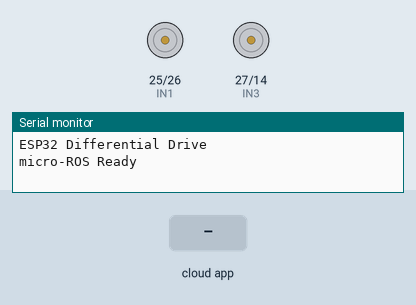
A sketch run on a simulated ESP32. Parts: motor-driver pin pairs drawn as motors (green arrow = first pin HIGH = forward, orange = second pin HIGH = backward, longer = more drive, scaled by the enable pin), the last lines printed to the serial monitor. The inputs (shaded band) are chosen by the test bench. The ROS host is connected and sends only what is stated.

Above: at 6.2 s.
6.3 s: the phone or cloud app sets linear.x to -100
At 7.4 s:
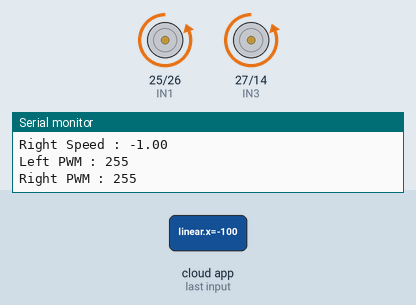
7.8 s: the phone or cloud app sets angular.z to -100
At 8.8 s:
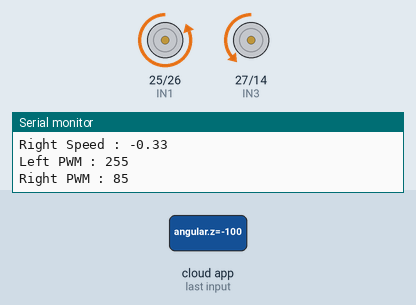
9.3 s: the phone or cloud app sets linear.x to 0
At 10.5 s:
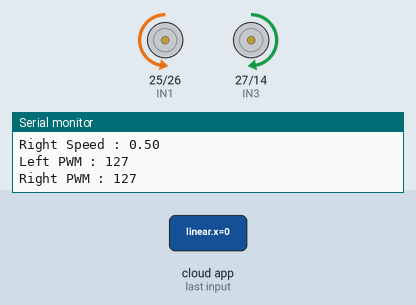
10.8 s: the phone or cloud app sets angular.z to 100
At 12.0 s:
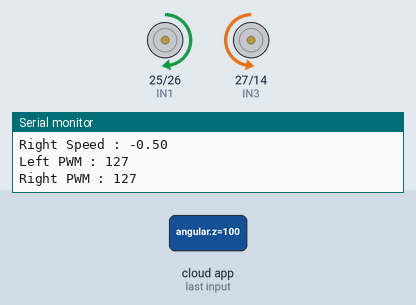
12.3 s: the phone or cloud app sets linear.x to 100
At 13.4 s:
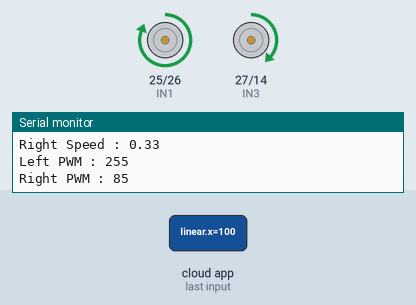
13.8 s: the phone or cloud app sets angular.z to 0
At 14.8 s:
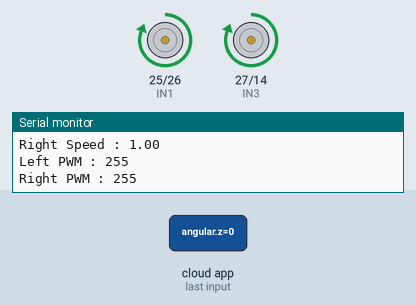
Timing chart, 0 to 16.3 s (numbered marks = the images above; inputs shaded):
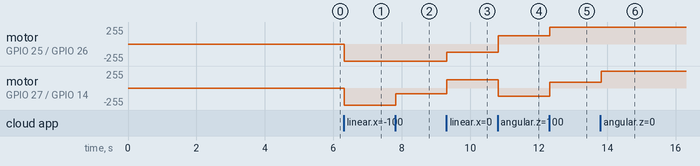

Measured:
- after the input at 6.3 s, motor on GPIO 25 (IN1) / GPIO 26 (IN2), motor on GPIO 27 (IN3) / GPIO 14 (IN4): stopped → backward 255/255 at once
- after the input at 7.8 s, motor on GPIO 27 (IN3) / GPIO 14 (IN4): backward 255/255 → backward 85/255 at once
- after the input at 9.3 s, motor on GPIO 25 (IN1) / GPIO 26 (IN2): backward 255/255 → backward 127/255 at once; motor on GPIO 27 (IN3) / GPIO 14 (IN4): backward 85/255 → forward 127/255 at once
- after the input at 10.8 s, motor on GPIO 25 (IN1) / GPIO 26 (IN2): backward 127/255 → forward 127/255 at once; motor on GPIO 27 (IN3) / GPIO 14 (IN4): forward 127/255 → backward 127/255 at once
- after the input at 12.3 s, motor on GPIO 25 (IN1) / GPIO 26 (IN2): forward 127/255 → forward 255/255 at once; motor on GPIO 27 (IN3) / GPIO 14 (IN4): backward 127/255 → forward 85/255 at once
- after the input at 13.8 s, motor on GPIO 27 (IN3) / GPIO 14 (IN4): forward 85/255 → forward 255/255 at once

The sketch:

micro_ros_motors.ino
```cpp
#include <micro_ros_arduino.h>
#include <WiFi.h>

#include <rcl/rcl.h>
#include <rclc/rclc.h>
#include <rclc/executor.h>

#include <geometry_msgs/msg/twist.h>

//======================================================
// WiFi
//======================================================

char ssid[] = "realme X2";
char password[] = "alias123";

char agent_ip[] = "192.168.64.182";
uint32_t agent_port = 8888;

//======================================================
// L298N Pins
//======================================================

// Left Motor
#define ENA 33
#define IN1 25
#define IN2 26

// Right Motor
#define ENB 32
#define IN3 27
#define IN4 14

//======================================================
// PWM
//======================================================

const int PWM_FREQ = 5000;
const int PWM_RES = 8;

//======================================================
// micro-ROS
//======================================================

rcl_subscription_t subscriber;
rclc_executor_t executor;
rcl_node_t node;
rcl_allocator_t allocator;
rclc_support_t support;

geometry_msgs__msg__Twist msg;

//======================================================
// Set Left Motor
//======================================================

void setLeftMotor(float speed)
{
  speed = constrain(speed, -1.0, 1.0);

  int pwm = constrain((int)(fabs(speed) * 255), 0, 255);

  if (speed > 0)
  {
    digitalWrite(IN1, HIGH);
    digitalWrite(IN2, LOW);
  }
  else if (speed < 0)
  {
    digitalWrite(IN1, LOW);
    digitalWrite(IN2, HIGH);
  }
  else
  {
    digitalWrite(IN1, LOW);
    digitalWrite(IN2, LOW);
  }

  ledcWrite(ENA, pwm);
}

//======================================================
// Set Right Motor
//======================================================

void setRightMotor(float speed)
{
  speed = constrain(speed, -1.0, 1.0);

  int pwm = constrain((int)(fabs(speed) * 255), 0, 255);

  if (speed > 0)
  {
    digitalWrite(IN3, HIGH);
    digitalWrite(IN4, LOW);
  }
  else if (speed < 0)
  {
    digitalWrite(IN3, LOW);
    digitalWrite(IN4, HIGH);
  }
  else
  {
    digitalWrite(IN3, LOW);
    digitalWrite(IN4, LOW);
  }

  ledcWrite(ENB, pwm);
}

//======================================================
// Stop
//======================================================

void stopMotors()
{
  setLeftMotor(0);
  setRightMotor(0);
}

//======================================================
// Callback
//======================================================
void cmd_vel_callback(const void *msgin)
{
  const geometry_msgs__msg__Twist *cmd =
      (const geometry_msgs__msg__Twist *)msgin;

  float linear = cmd->linear.x;
  float angular = cmd->angular.z;

  // Reduce turning sensitivity
  angular *= 0.5;

  // Differential drive mixing
  float leftSpeed  = linear + angular;
  float rightSpeed = linear - angular;

  // Normalize to keep values within -1.0 to 1.0
  float maxVal = max(fabs(leftSpeed), fabs(rightSpeed));

  if (maxVal > 1.0)
  {
    leftSpeed /= maxVal;
    rightSpeed /= maxVal;
  }

  Serial.println("--------------------------------");

  Serial.print("Linear  : ");
  Serial.println(linear);

  Serial.print("Angular : ");
  Serial.println(angular);

  Serial.print("Left Speed : ");
  Serial.println(leftSpeed);

  Serial.print("Right Speed : ");
  Serial.println(rightSpeed);

  Serial.print("Left PWM : ");
  Serial.println((int)(fabs(leftSpeed) * 255));

  Serial.print("Right PWM : ");
  Serial.println((int)(fabs(rightSpeed) * 255));

  setLeftMotor(leftSpeed);
  setRightMotor(rightSpeed);
}

//======================================================
// Setup
//======================================================

void setup()
{
  Serial.begin(115200);
  delay(2000);

  Serial.println("ESP32 Differential Drive");

  pinMode(IN1, OUTPUT);
  pinMode(IN2, OUTPUT);
  pinMode(IN3, OUTPUT);
  pinMode(IN4, OUTPUT);

  pinMode(ENA, OUTPUT);
  pinMode(ENB, OUTPUT);

  // PWM (Arduino ESP32 Core 3.x)
  ledcAttach(ENA, PWM_FREQ, PWM_RES);
  ledcAttach(ENB, PWM_FREQ, PWM_RES);

  stopMotors();

  // micro-ROS transport
  set_microros_wifi_transports(
      ssid,
      password,
      agent_ip,
      agent_port);

  delay(3000);

  allocator = rcl_get_default_allocator();

  rclc_support_init(
      &support,
      0,
      NULL,
      &allocator);

  rclc_node_init_default(
      &node,
      "esp32_diff_drive",
      "",
      &support);

  rclc_subscription_init_default(
      &subscriber,
      &node,
      ROSIDL_GET_MSG_TYPE_SUPPORT(
          geometry_msgs,
          msg,
          Twist),
      "/cmd_vel");

  rclc_executor_init(
      &executor,
      &support.context,
      1,
      &allocator);

  rclc_executor_add_subscription(
      &executor,
      &subscriber,
      &msg,
      &cmd_vel_callback,
      ON_NEW_DATA);

  Serial.println("micro-ROS Ready");
}

//======================================================
// Loop
//======================================================

void loop()
{
  rclc_executor_spin_some(
      &executor,
      RCL_MS_TO_NS(10));

  delay(10);
}
```
